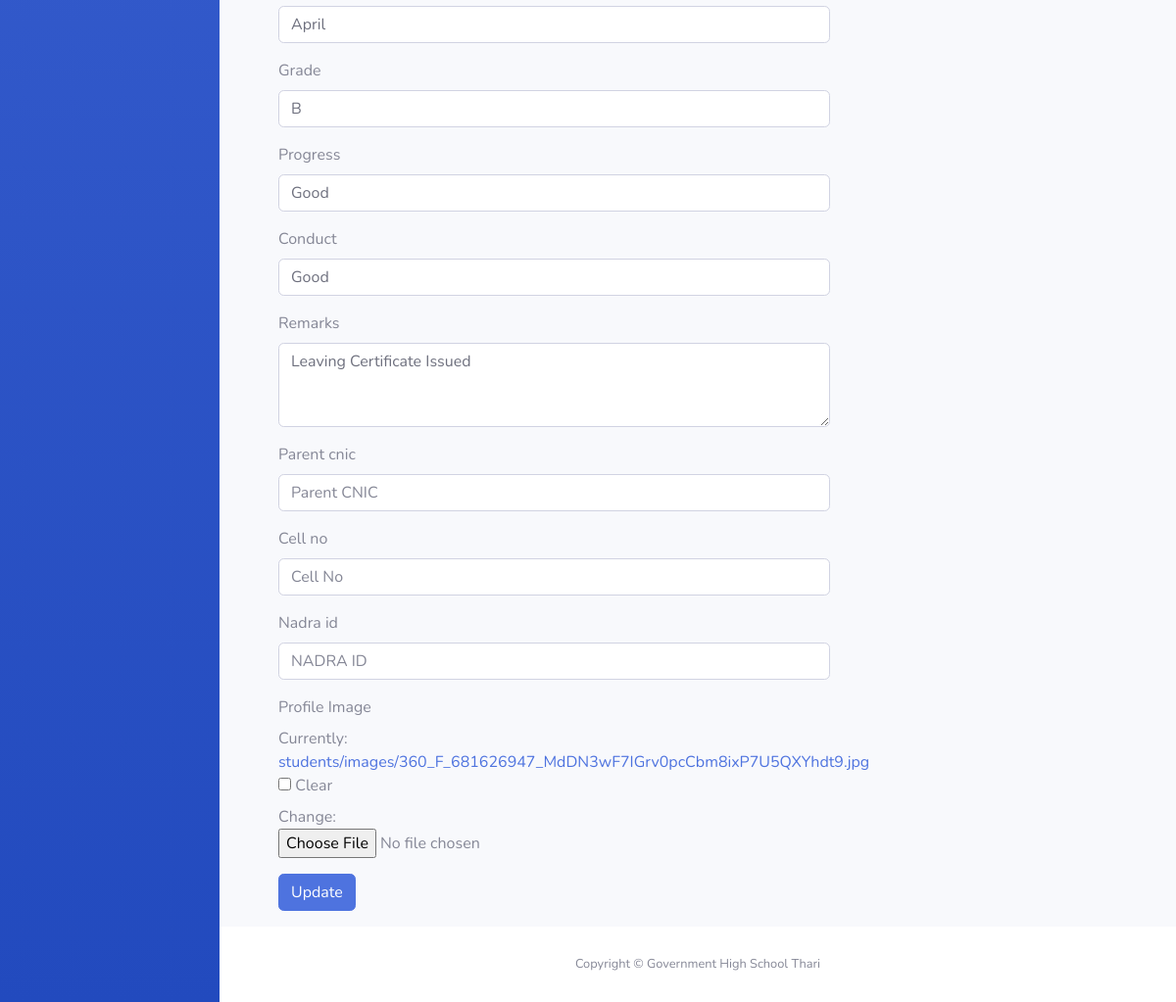
Page /students/update/3302/ (signed in, lower part) on the earlier database version.
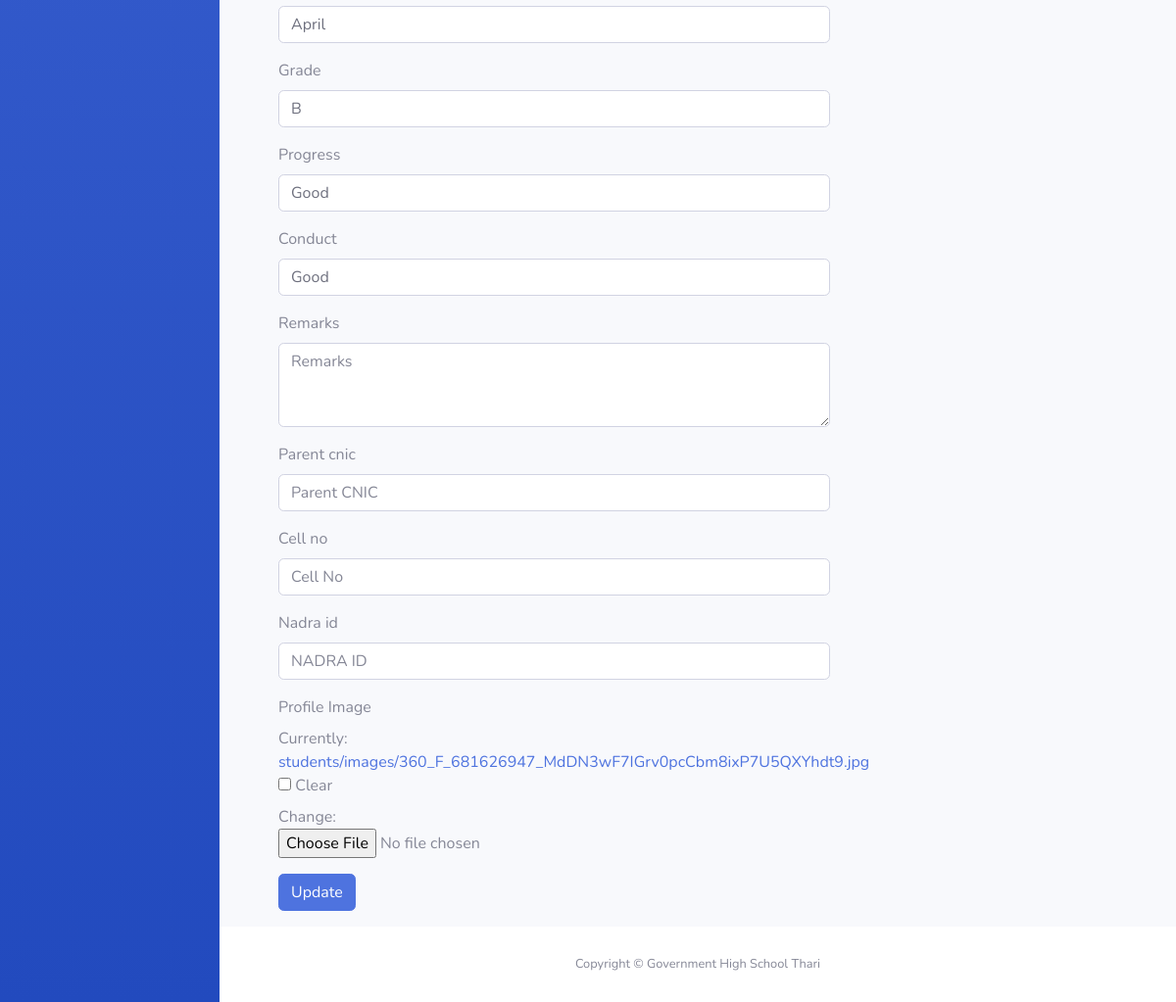
Same page on the later database version.
### students/models.py (models this page shows, shortened)
class Student(models.Model):
    GR_no = models.CharField(max_length=20, primary_key=True, unique=True)  # GR_no as primary key
    seat_no = models.CharField(max_length=20, blank=True, null=True)  # sea_no as primary key
    date_of_admission = models.DateField()
    admission_class = models.CharField(max_length=50)
    current_class = models.CharField(max_length=50)
    section = models.CharField(max_length=50)
    medium = models.CharField(max_length=50, choices=[('Sindhi', 'Sindhi'), ('Urdu', 'Urdu'), ('English', 'English')], default='Sindhi')
    gender = models.CharField(max_length=10, choices=[('Male', 'Male'), ('Female', 'Female')], default='Male')
    religion = models.CharField(max_length=10, choices=[('Muslim', 'Muslim'), ('Non-Muslim', 'Non-Muslim')], default='Muslim')
    name = models.CharField(max_length=100)  # Name of Student
    father_name = models.CharField(max_length=100)
    caste = models.CharField(max_length=50, blank=True, null=True)  # Allow NULL values in DB
    date_of_birth = models.DateField()
    place_of_birth = models.CharField(max_length=100)
    district_of_birth = models.CharField(max_length=100)
    taluka_of_birth = models.CharField(max_length=100, blank=True, null=True)
    previous_school = models.CharField(max_length=200)
    previous_school_GR_no = models.CharField(max_length=20, blank=True, null=True)
    date_of_school_leaving = models.DateField(blank=True, null=True)
    last_class_studied = models.CharField(max_length=500,blank=True, null=True)
    reason_of_school_leaving = models.CharField(max_length=200, blank=True, null=True)
    exam_type = models.CharField(max_length=50, choices=[('Annual', 'Annual'), ('Supplementary', 'Supplementary')],  default='Annual')
    student_type = models.CharField(max_length=50, choices=[('Regular', 'Regular'), ('Private', 'Private')],  default='Regular')
    exam_year = models.CharField(max_length=50, blank=True, null=True)
    exam_month = models.CharField(max_length=50, blank=True, null=True)
    grade = models.CharField(max_length=50, blank=True, null=True)
    progress = models.CharField(max_length=100, default="Good", blank=True, null=True)
    conduct = models.CharField(max_length=100, default="Good", blank=True, null=True)
    remarks = models.TextField(blank=True, null=True)
    parent_cnic = models.CharField(max_length=15, blank=True, null=True)  # CNIC format validation can be added later
    cell_no = models.CharField(max_length=15, blank=True, null=True)  # Phone number
    nadra_id = models.CharField(max_length=20, blank=True, null=True)  # NADRA ID
    image = models.ImageField(upload_to='students/images/', null=True, blank=True, verbose_name="Profile Image")

### students/views.py (the view)
# urls.py: path('update/<int:pk>/', views.update_student, name='update_student'),
@login_required
def update_student(request, pk):
    student = get_object_or_404(Student, pk=pk)
    if request.method == 'POST':
        print(f"request.FILES: {request.FILES}")  # Debugging file upload
        form = StudentForm(request.POST, request.FILES, instance=student)  # Include request.FILES for file uploads
        if form.is_valid():
            form.save()
            return redirect('student_list')
    else:
        form = StudentForm(instance=student)
    return render(request, 'students/update_student.html', {'form': form})

### students/templates/students/update_student.html (shortened to what this page needs)
{% extends 'base.html' %}
{% block content %}
<div class="container">
    <form class="well form-horizontal" method="post" id="update_student_form" enctype="multipart/form-data">
        <fieldset>
            {% for field in form %}
            <div class="form-group">
                <label class="col-md-6 control-label">{{ field.label }}</label>
                <div class="col-md-8">
                    {{ field }}
                </div>
            </div>
            {% endfor %}
            <div class="form-group">
                <div class="col-md-6 col-md-offset-4">
                    <button type="submit" class="btn btn-primary">Update</button>
                </div>
            </div>
        </fieldset>
    </form>
</div>
{% endblock %}

Differences in the rows shown:
changed Student "April": remarks "Leaving Certificate Issued" → (not shown)
